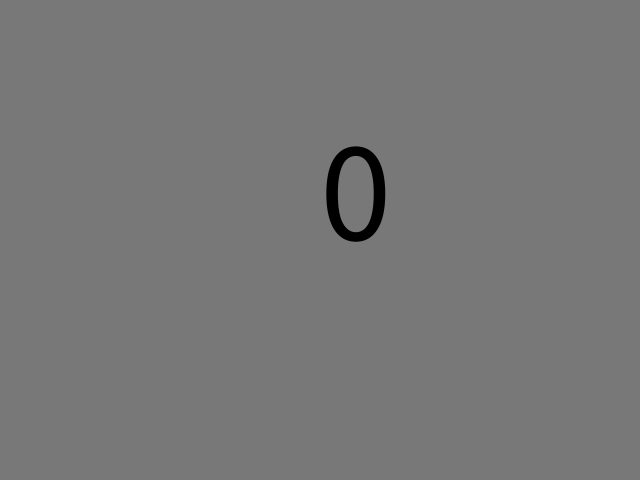
Frame 1 (no input)
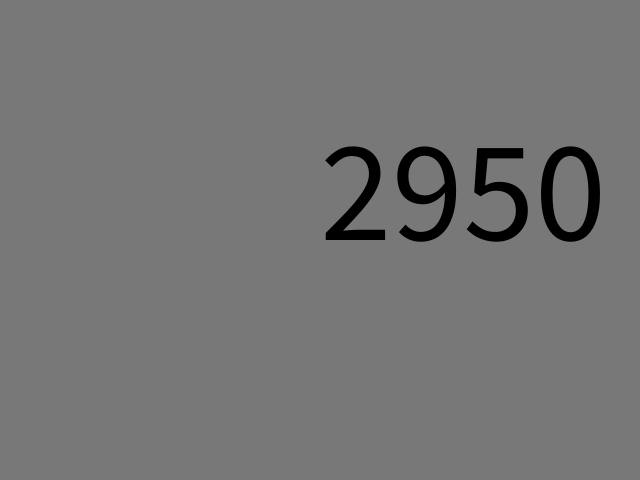
Frame 60 (the mouse pressed at the canvas centre just before this capture)
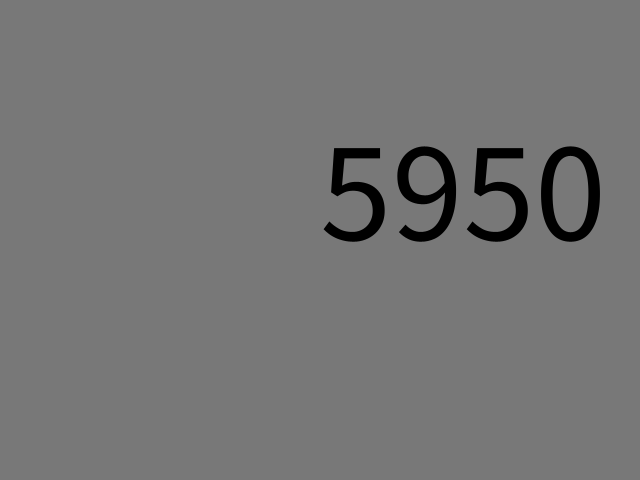
Frame 120 (the mouse held since frame 60 and released just before this capture)

The Processing sketch that drew these frames (run headless with seeded random() and noise(); from frame 60 on, the mouse is pressed at the canvas centre):

// Processing sketch: variables
// ── variables.pde
//VARIABLES

//Declaración
int numeroEntero;
int numeroEntero0;

float numeroFlotante;

String texto;
String texto1;
String texto2;
void setup() {
  // POR DEFECTO
  // WIDTH, HEIGHT = 40
  size(640, 480);
  //Asignación
  numeroEntero = 0;
  numeroEntero0 = 50;

  texto = "Esto es mouseX: ";
  texto1 = "frameCount: ";
  texto2 = "frameRate: ";

  textSize(144);

  frameRate(15);
}

void draw() {

  background(120);

  push();
  textSize(144);
  fill(0);
  text(numeroEntero, width/2, height/2);
  pop();

//  text("Hola", 250, 250);

  numeroEntero  = numeroEntero + numeroEntero0;
  //width / height
  // +. -, /, *

 // rect(0, 0, frameCount, frameCount);

  println("//////////////");
  println(texto+mouseX);
  println(texto1+frameCount);
  println(texto2+frameRate);
}

void mouseClicked() {

  numeroEntero = 0;
  
}
